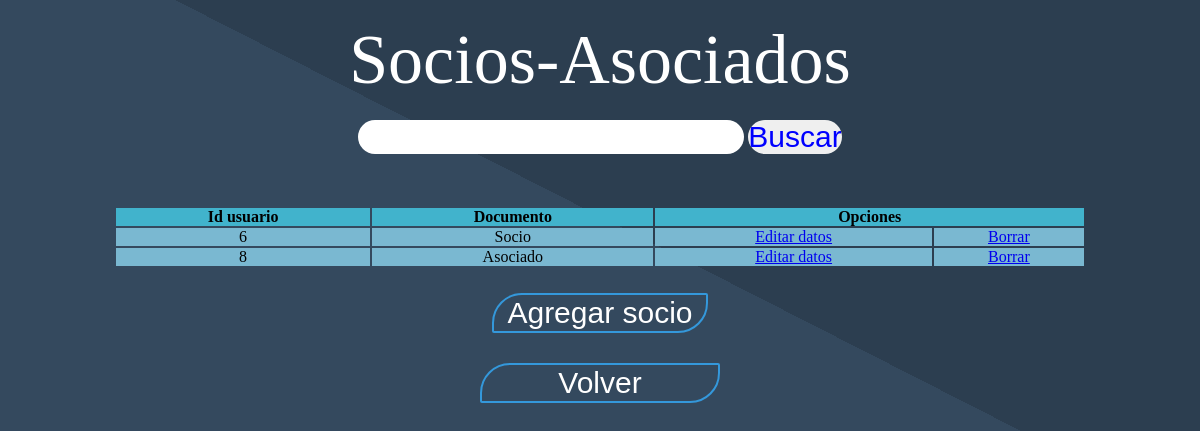
Page /elporvenir/socios_asociados/mostrar.php on the committed database.
### tables this page shows
CREATE TABLE `tipo_asociados_socios` (
  `id_tipo_usuario` int(2) NOT NULL,
  `descr_asociado` varchar(20) NOT NULL
);

### elporvenir/clases/class_soci.php (called while the page is built, shortened)
<?php
class socio_asociado
{
    public function leeer()
    {
        try
        {
            $base = new PDO("mysql:host=localhost;dbname=elporvenir", "root", "");
            $base->setAttribute(PDO::ATTR_ERRMODE, PDO::ERRMODE_EXCEPTION);
            $base->exec("SET CHARACTER SET utf8");
            $sql = "SELECT * from tipo_asociados_socios";
            $resultado = $base->prepare($sql);
            $resultado->execute();
            return $resultado;
        }
        catch(Exception $e)
        {
            die('Error de conexión: '.$e->getMessage());
        }
    }
}
?>

### elporvenir/socios_asociados/mostrar.php (the view, shortened to what this page needs)
<?php
require_once("../clases/class_soci.php");
$cliente = new socio_asociado();
$resultado = $cliente->leeer();
if ($resultado !== false) {
?>
<!DOCTYPE html>
<html lang="en">
<head>
    <link rel="stylesheet" href="../estilos/mostrar.css?ver=1">
</head>
<body>
    <section>
        <p style="font-size: 70px; color: white; font-family: cursive">Socios-Asociados</p>
    </section>
    <form action="busqueda.php" method="post">
        <input style="font-size: 30px" type="text" name="busqueda" required>
        <input type="submit" value="Buscar" style="font-size: 30px; color: blue;">
    </form>
    <nav>
        <form action="socio_asoci.php" method="post">
            <table width="90%">
                <tr>
                    <th colspan="1"><p>Id usuario</p></th>
                    <th colspan="1"><p>Documento</p></th>
                    <th colspan="2"><p>Opciones</p></th>
                </tr>
                <?php
                while ($contenido = $resultado->fetch(PDO::FETCH_ASSOC)) {
                    $id = $contenido["id_tipo_usuario"];
                    $doc = $contenido["descr_asociado"];
                ?>
                <tr>
                    <td><?php echo $id; ?></td>
                    <td><?php echo $doc; ?></td>
                    <td><?php echo "<a href='edit_soc.php?busqueda=" . $id . "'>Editar datos</a>"; ?></td>
                    <td><?php echo "<a href='delete.php?delete=" . $id . "' onclick='return confirmarBorrar();'>Borrar</a>"; ?></td>
                </tr>
                <?php
                }
                ?>
            </table>
            <div class="actualiza">
                <button>Agregar socio</button>
        </div>
        </form>
    </nav>
    <button onclick="location.href='../index.php'">Volver</button>
</body>
</html>
<?php
} else {
    echo "Ocurrió un error al recuperar los datos.";
}
?>

### elporvenir/estilos/mostrar.css (style rules this page uses)
* { padding: 0; margin: 0; border: 0; box-sizing: border-box; text-align: center; }
body { width: 100%; height: 100%; background: linear-gradient(27deg,#34495e 50%,#2c3e50 50%); }
section { width: 90%; padding: 20px; margin: auto; text-align: center; }
nav { width: 90%; margin: auto; padding-top: 52px; text-align: center; }
table { margin: auto; }
table th:nth-child(even) { background-color: rgb(65, 179, 204); }
table tr,th:nth-child(even) { background-color: rgb(65, 179, 204); }
table td,tr,th:nth-child(even) { background-color: rgb(122, 184, 209); font-family:cursive }
button { float: center; display: block; font-size: 30px; margin: auto; margin-top: 25px; margin-bottom: 30px; height: 40px; width: 20%; background: transparent; color: white; border-radius: 2px; border: 2px solid #3498db;; cursor: pointer; outline: none; transition: all 5.s ease; border-top-left-radius: 30px; border-bottom-right-radius: 30px; }
input { border-radius: 50px; }

### rows in the picture
tipo_asociados_socios: id_tipo_usuario "6", descr_asociado "Socio"
tipo_asociados_socios: id_tipo_usuario "8", descr_asociado "Asociado"
